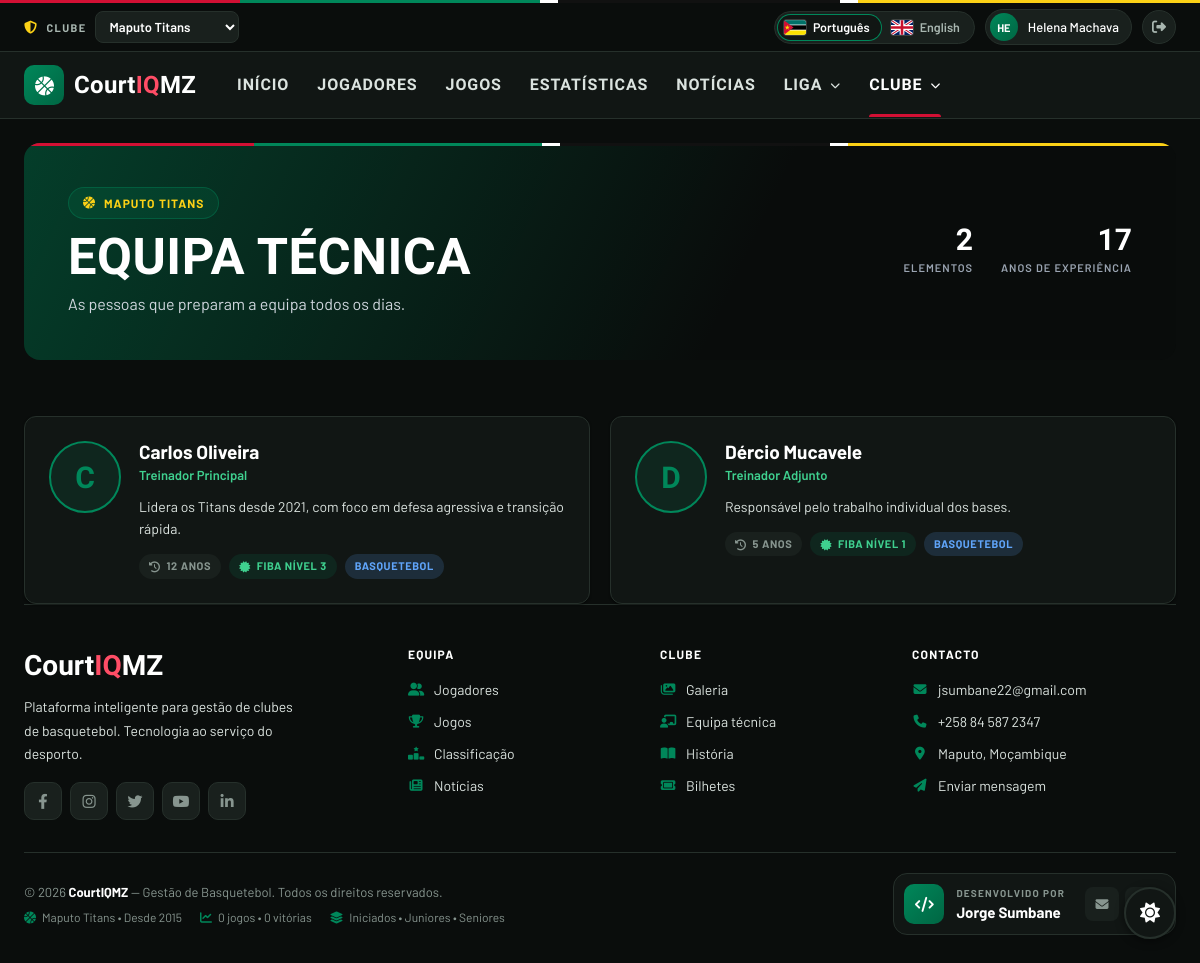
The page /visitante/equipa-tecnica.php (signed in) on the database its author committed.
### tables this page shows
CREATE TABLE teams (
    id            INT PRIMARY KEY AUTO_INCREMENT,
    name          VARCHAR(100) NOT NULL,
    city          VARCHAR(100),
    stadium       VARCHAR(100),
    founded_year  YEAR,
    category      VARCHAR(50)  DEFAULT 'Sénior',
    league        VARCHAR(100) DEFAULT 'Liga Nacional',
    escaloes      VARCHAR(60) NOT NULL DEFAULT 'iniciados,juniores,seniores',    
    coach_id      INT NULL COMMENT 'users.id do treinador principal',
    logo_url      VARCHAR(255),
    logo_initials VARCHAR(5),
    status        ENUM('active', 'inactive') DEFAULT 'active',
    created_at    DATETIME DEFAULT CURRENT_TIMESTAMP,
    updated_at    DATETIME DEFAULT CURRENT_TIMESTAMP ON UPDATE CURRENT_TIMESTAMP,
    UNIQUE KEY uq_teams_name (name)
);

CREATE TABLE coaches (
    id               INT PRIMARY KEY AUTO_INCREMENT,
    team_id          INT NOT NULL,
    user_id          INT NULL,
    name             VARCHAR(100),
    role_title       VARCHAR(100) DEFAULT 'Treinador',
    bio              TEXT,
    specialization   VARCHAR(100) DEFAULT 'Basquetebol',
    experience_years INT DEFAULT 0,
    certification    VARCHAR(100),
    created_at       DATETIME DEFAULT CURRENT_TIMESTAMP,
    updated_at       DATETIME DEFAULT CURRENT_TIMESTAMP ON UPDATE CURRENT_TIMESTAMP,
    KEY idx_coaches_team (team_id),
    CONSTRAINT fk_coaches_team FOREIGN KEY (team_id) REFERENCES teams (id) ON DELETE CASCADE,
    CONSTRAINT fk_coaches_user FOREIGN KEY (user_id) REFERENCES users (id) ON DELETE SET NULL
);

### visitante/equipa-tecnica.php (the view, shortened to what the rows shown need)
<?php
require_once __DIR__ . '/../includes/public_helpers.php';
[$teamId, $team] = pub_team();
$basePath = '../';
$tecnicos = [];
try {
    $stmt = Database::getConnection()->prepare(
        'SELECT c.*, COALESCE(u.name, c.name) AS display_name, u.avatar_url
         FROM coaches c
         LEFT JOIN users u ON u.id = c.user_id
         WHERE c.team_id = :team_id
         ORDER BY c.id'
    );
    $stmt->execute(['team_id' => $teamId]);
    $tecnicos = $stmt->fetchAll();
} catch (Throwable $e) {
    error_log('[CourtIQ] Erro ao carregar equipa técnica: ' . $e->getMessage());
}
$experiencia = array_sum(array_map(fn($t) => (int) ($t['experience_years'] ?? 0), $tecnicos));
require __DIR__ . '/../includes/layout/public_top.php';
?>
<div class="lp">
    <?php pub_page_head($team['name'], 'Equipa técnica', 'As pessoas que preparam a equipa todos os dias.', [
        [count($tecnicos), 'Elementos'],
        [$experiencia, 'Anos de experiência'],
    ]); ?>
    <section class="lp-grid lp-grid--2">
        <?php foreach ($tecnicos as $t): ?>
        <article class="lp-card lp-person lp-reveal">
            <?php $fotoTecnico = pub_img($t['avatar_url'] ?? null, '../'); ?>
            <?php if ($fotoTecnico): ?><img class="lp-avatar" src="<?= pub_e($fotoTecnico) ?>" alt="" loading="lazy" style="object-fit:cover;">
            <?php else: ?><div class="lp-avatar"><?= pub_initial($t['display_name']) ?></div><?php endif; ?>
            <div style="min-width:0;">
                <h2 style="font-size:19px;font-weight:700;color:var(--text);line-height:1.2;"><?= pub_e($t['display_name'] ?: 'Treinador') ?></h2>
                <div class="lp-role"><?= pub_e($t['role_title'] ?: 'Treinador') ?></div>
                <?php if (!empty($t['bio'])): ?><p><?= pub_e($t['bio']) ?></p><?php endif; ?>
                <div class="lp-chips" style="margin-top:14px;">
                    <?php if ((int) ($t['experience_years'] ?? 0) > 0): ?>
                        <span class="lp-badge"><i class="fa-solid fa-clock-rotate-left"></i> <?= (int) $t['experience_years'] ?> anos</span>
                    <?php endif; ?>
                    <?php if (!empty($t['certification'])): ?>
                        <span class="lp-badge lp-badge--accent"><i class="fa-solid fa-certificate"></i> <?= pub_e($t['certification']) ?></span>
                    <?php endif; ?>
                    <?php if (!empty($t['specialization'])): ?>
                        <span class="lp-badge lp-badge--info"><?= pub_e($t['specialization']) ?></span>
                    <?php endif; ?>
                </div>
            </div>
        </article>
        <?php endforeach; ?>
    </section>
</div>
<?php require __DIR__ . '/../includes/layout/public_bottom.php'; ?>

### includes/public_helpers.php (shortened to what the rows shown need)
<?php
require_once __DIR__ . '/team_helper.php';
function pub_e(mixed $value): string
{
    return htmlspecialchars((string) ($value ?? ''), ENT_QUOTES, 'UTF-8');
}
function pub_img(?string $path, string $basePath): string
{
    $path = trim((string) $path);
    if ($path === '') {
        return '';
    }
    $relative = ltrim($path, '/');
    return is_file(dirname(__DIR__) . '/' . $relative) ? $basePath . $relative : '';
}
function pub_initial(?string $name): string
{
    return pub_e(mb_strtoupper(mb_substr(trim((string) $name) ?: '?', 0, 1)));
}
function pub_team(bool $precisaClube = true): array
{
    $teamId = public_team_chosen();
    $team   = $teamId ? TeamHelper::getTeamInfo($teamId) : null;
    return [$teamId, $team];
}
    ?>
    <?php
function pub_page_head(string $eyebrow, string $title, string $lead = '', array $stats = []): void
{
    echo '<header class="lp-page-head"><div>';
    echo '<span class="lp-hero-tag"><i class="fa-solid fa-basketball"></i>' . pub_e($eyebrow) . '</span>';
    echo '<h1>' . pub_e($title) . '</h1>';
    if ($lead !== '') {
        echo '<p>' . pub_e($lead) . '</p>';
    }
    echo '</div>';
    echo '</header>';
}

### includes/layout/footer.php (shortened to what the rows shown need)
<?php
$footerBase  = $basePath ?? '../';
$footerPanel = (string) ($layout['panel'] ?? 'public');
?>
            <?php if ($footerPanel === 'public'):
                $footerTeamId = public_team_chosen();
                $footerTeam   = $footerTeamId ? TeamHelper::getTeamInfo($footerTeamId) : null;
                $footerStats  = $footerTeamId ? TeamHelper::getTeamStats($footerTeamId) : [];
            ?>
            <div class="lp lp-footer-wrap">
                <footer class="lp-footer">
                    <div class="lp-footer-grid">
                        <div>
                            <div class="lp-brand">Court<em>IQ</em>MZ</div>
                            <p class="lp-footer-about">Plataforma inteligente para gestão de clubes de basquetebol. Tecnologia ao serviço do desporto.</p>
                            <div class="lp-social">
                                <a href="#" aria-label="Facebook"><i class="fa-brands fa-facebook-f"></i></a>
                                <a href="#" aria-label="Instagram"><i class="fa-brands fa-instagram"></i></a>
                                <a href="#" aria-label="Twitter"><i class="fa-brands fa-twitter"></i></a>
                                <a href="#" aria-label="YouTube"><i class="fa-brands fa-youtube"></i></a>
                                <a href="#" aria-label="LinkedIn"><i class="fa-brands fa-linkedin-in"></i></a>
                            </div>
                        </div>
                        <div>
                            <h3>Equipa</h3>
                            <ul>
                                <li><a href="<?= e($footerBase) ?>visitante/jogadores.php"><i class="fa-solid fa-user-group"></i>Jogadores</a></li>
                                <li><a href="<?= e($footerBase) ?>visitante/jogos.php"><i class="fa-solid fa-trophy"></i>Jogos</a></li>
                                <li><a href="<?= e($footerBase) ?>visitante/classificacao.php"><i class="fa-solid fa-ranking-star"></i>Classificação</a></li>
                                <li><a href="<?= e($footerBase) ?>visitante/noticias.php"><i class="fa-solid fa-newspaper"></i>Notícias</a></li>
                            </ul>
                        </div>
                        <div>
                            <h3>Clube</h3>
                            <ul>
                                <li><a href="<?= e($footerBase) ?>visitante/galeria.php"><i class="fa-solid fa-images"></i>Galeria</a></li>
                                <li><a href="<?= e($footerBase) ?>visitante/equipa-tecnica.php"><i class="fa-solid fa-chalkboard-user"></i>Equipa técnica</a></li>
                                <li><a href="<?= e($footerBase) ?>visitante/historia.php"><i class="fa-solid fa-book-open"></i>História</a></li>
                                <li><a href="<?= e($footerBase) ?>visitante/bilhetes.php"><i class="fa-solid fa-ticket"></i>Bilhetes</a></li>
                            </ul>
                        </div>
                        <div>
                            <h3>Contacto</h3>
                            <ul>
                                <li><a href="mailto:jsumbane22@gmail.com"><i class="fa-solid fa-envelope"></i>jsumbane22@gmail.com</a></li>
                                <li><a href="tel:+258845872347"><i class="fa-solid fa-phone"></i>+258 84 587 2347</a></li>
                                <li><span><i class="fa-solid fa-location-dot"></i><?= e(($footerTeam['city'] ?? '') ?: 'Maputo') ?>, Moçambique</span></li>
                                <li><a href="<?= e($footerBase) ?>visitante/contacto.php"><i class="fa-solid fa-paper-plane"></i>Enviar mensagem</a></li>
                            </ul>
                        </div>
                    </div>
                    <div class="lp-footer-bottom">
                        <div>
                            &copy; <?= date('Y') ?> <strong>CourtIQMZ</strong> &mdash; Gestão de Basquetebol. Todos os direitos reservados.
                            <div class="lp-footer-meta">
                                <?php if ($footerTeam): ?>
                                <span><i class="fa-solid fa-basketball"></i><?= e($footerTeam['name']) ?><?= !empty($footerTeam['founded_year']) ? ' &bull; Desde ' . e($footerTeam['founded_year']) : '' ?></span>
                                <span><i class="fa-solid fa-chart-line"></i><?= (int) ($footerStats['total_jogos'] ?? 0) ?> jogos &bull; <?= (int) ($footerStats['total_vitorias'] ?? 0) ?> vitórias</span>
                                <?php endif; ?>
                                <span><i class="fa-solid fa-layer-group"></i><?= implode(" &bull; ", team_escaloes($footerTeam ?: null)) ?></span>
                            </div>
                        </div>
                        <div class="lp-dev" aria-label="Créditos do desenvolvedor">
                            <span class="lp-dev-icon" aria-hidden="true"><i class="fa-solid fa-code"></i></span>
                            <div>
                                <small>Desenvolvido por</small>
                                <b>Jorge Sumbane</b>
                            </div>
                            <div class="lp-dev-links">
                                <a href="mailto:jsumbane22@gmail.com" aria-label="Enviar email para Jorge Sumbane"><i class="fa-solid fa-envelope"></i></a>
                                <a href="tel:+258845872347" aria-label="Telefonar para Jorge Sumbane"><i class="fa-solid fa-phone"></i></a>
                            </div>
                        </div>
                    </div>
                </footer>
            </div>
            <?php endif; ?>
        </div>
    </main>
</body>
</html>

### rows shown on the page
teams: name "MAPUTO TITANS", city "Maputo", name "Maputo Titans", founded_year "2015", escaloes "Iniciados • Juniores • Seniores"
coaches: display_name "C", display_name "Carlos Oliveira", role_title "Treinador Principal", bio "Lidera os Titans desde 2021, com foco em defesa agressiva e transição rápida.", experience_years "12", certification "FIBA NÍVEL 3", specialization "BASQUETEBOL"
coaches: display_name "D", display_name "Dércio Mucavele", role_title "Treinador Adjunto", bio "Responsável pelo trabalho individual dos bases.", experience_years "5", certification "FIBA NÍVEL 1", specialization "BASQUETEBOL"

### other values the page prints
$topnavSwitch['label'] "CLUBE"
$nome "Português"
$nome "English"
mb_strtoupper(mb_substr($userName ?: 'U', 0, 2)) "HE"
$userName "Helena Machava"
$topnavItem['label'] "INÍCIO"
$topnavItem['label'] "JOGADORES"
$topnavItem['label'] "JOGOS"
$topnavItem['label'] "ESTATÍSTICAS"
$topnavItem['label'] "NOTÍCIAS"
$topnavTitulo "LIGA"
$topnavTitulo "CLUBE"
pub_e($title) "EQUIPA TÉCNICA"
pub_e($lead) "As pessoas que preparam a equipa todos os dias."
pub_e($value) "2"
